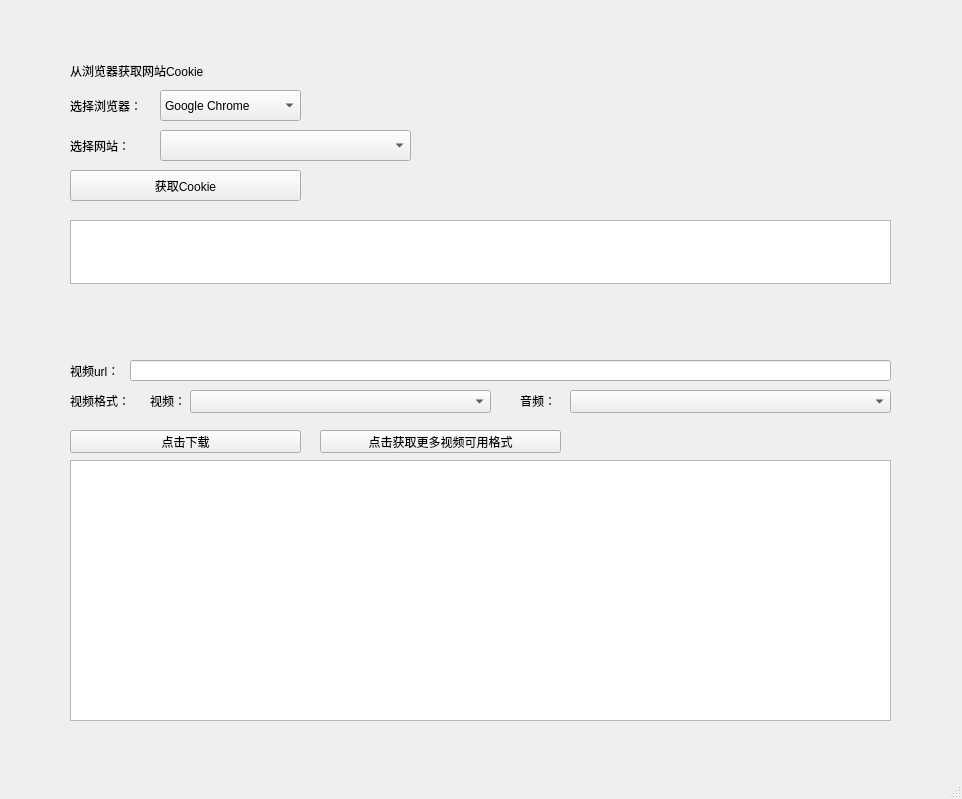
<?xml version="1.0" encoding="UTF-8"?>
<ui version="4.0">
 <class>MainWindow</class>
 <widget class="QMainWindow" name="MainWindow">
  <property name="geometry">
   <rect>
    <x>0</x>
    <y>0</y>
    <width>962</width>
    <height>799</height>
   </rect>
  </property>
  <property name="windowTitle">
   <string>MainWindow</string>
  </property>
  <property name="styleSheet">
   <string notr="true">font: 11pt &quot;JetBrains Mono&quot;;
</string>
  </property>
  <widget class="QWidget" name="centralwidget">
   <widget class="QLabel" name="label">
    <property name="geometry">
     <rect>
      <x>70</x>
      <y>50</y>
      <width>191</width>
      <height>41</height>
     </rect>
    </property>
    <property name="text">
     <string>从浏览器获取网站Cookie</string>
    </property>
   </widget>
   <widget class="QComboBox" name="browser_combobox">
    <property name="geometry">
     <rect>
      <x>160</x>
      <y>90</y>
      <width>141</width>
      <height>31</height>
     </rect>
    </property>
    <item>
     <property name="text">
      <string>Google Chrome</string>
     </property>
    </item>
    <item>
     <property name="text">
      <string>Firefox</string>
     </property>
    </item>
    <item>
     <property name="text">
      <string>Edge</string>
     </property>
    </item>
   </widget>
   <widget class="QLabel" name="label_2">
    <property name="geometry">
     <rect>
      <x>70</x>
      <y>90</y>
      <width>91</width>
      <height>31</height>
     </rect>
    </property>
    <property name="text">
     <string>选择浏览器：</string>
    </property>
   </widget>
   <widget class="QPushButton" name="get_cookies_button">
    <property name="geometry">
     <rect>
      <x>70</x>
      <y>170</y>
      <width>231</width>
      <height>31</height>
     </rect>
    </property>
    <property name="text">
     <string>获取Cookie</string>
    </property>
   </widget>
   <widget class="QComboBox" name="website_combobox">
    <property name="geometry">
     <rect>
      <x>160</x>
      <y>130</y>
      <width>251</width>
      <height>31</height>
     </rect>
    </property>
   </widget>
   <widget class="QLabel" name="label_4">
    <property name="geometry">
     <rect>
      <x>70</x>
      <y>130</y>
      <width>81</width>
      <height>31</height>
     </rect>
    </property>
    <property name="text">
     <string>选择网站：</string>
    </property>
   </widget>
   <widget class="QPlainTextEdit" name="get_cookie_result_plaintextedit">
    <property name="geometry">
     <rect>
      <x>70</x>
      <y>220</y>
      <width>821</width>
      <height>64</height>
     </rect>
    </property>
    <property name="readOnly">
     <bool>true</bool>
    </property>
   </widget>
   <widget class="QPushButton" name="video_download_button">
    <property name="geometry">
     <rect>
      <x>70</x>
      <y>430</y>
      <width>231</width>
      <height>23</height>
     </rect>
    </property>
    <property name="text">
     <string>点击下载</string>
    </property>
   </widget>
   <widget class="QLineEdit" name="video_url_lineedit">
    <property name="geometry">
     <rect>
      <x>130</x>
      <y>360</y>
      <width>761</width>
      <height>21</height>
     </rect>
    </property>
   </widget>
   <widget class="QLabel" name="label_5">
    <property name="geometry">
     <rect>
      <x>70</x>
      <y>390</y>
      <width>81</width>
      <height>21</height>
     </rect>
    </property>
    <property name="text">
     <string>视频格式：</string>
    </property>
   </widget>
   <widget class="QLabel" name="label_3">
    <property name="geometry">
     <rect>
      <x>70</x>
      <y>360</y>
      <width>61</width>
      <height>21</height>
     </rect>
    </property>
    <property name="text">
     <string>视频url：</string>
    </property>
   </widget>
   <widget class="QPlainTextEdit" name="cmd_output_plaintextedit">
    <property name="geometry">
     <rect>
      <x>70</x>
      <y>460</y>
      <width>821</width>
      <height>261</height>
     </rect>
    </property>
    <property name="readOnly">
     <bool>true</bool>
    </property>
   </widget>
   <widget class="QPushButton" name="video_format_fetch_button">
    <property name="geometry">
     <rect>
      <x>320</x>
      <y>430</y>
      <width>241</width>
      <height>23</height>
     </rect>
    </property>
    <property name="text">
     <string>点击获取更多视频可用格式</string>
    </property>
   </widget>
   <widget class="QLabel" name="label_6">
    <property name="geometry">
     <rect>
      <x>150</x>
      <y>390</y>
      <width>61</width>
      <height>21</height>
     </rect>
    </property>
    <property name="text">
     <string>视频：</string>
    </property>
   </widget>
   <widget class="QComboBox" name="video_format_id_combobox">
    <property name="geometry">
     <rect>
      <x>190</x>
      <y>390</y>
      <width>301</width>
      <height>23</height>
     </rect>
    </property>
   </widget>
   <widget class="QLabel" name="label_7">
    <property name="geometry">
     <rect>
      <x>520</x>
      <y>390</y>
      <width>41</width>
      <height>21</height>
     </rect>
    </property>
    <property name="text">
     <string>音频：</string>
    </property>
   </widget>
   <widget class="QComboBox" name="audio_format_id_combobox">
    <property name="geometry">
     <rect>
      <x>570</x>
      <y>390</y>
      <width>321</width>
      <height>23</height>
     </rect>
    </property>
   </widget>
  </widget>
  <widget class="QStatusBar" name="statusbar"/>
 </widget>
 <resources/>
 <connections/>
</ui>
